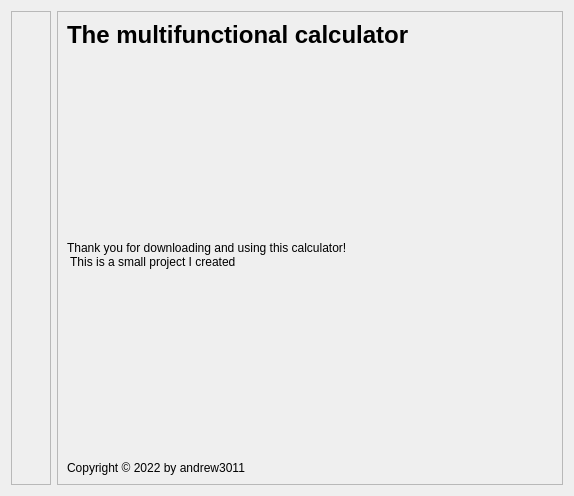
<?xml version="1.0" encoding="UTF-8"?>
<ui version="4.0">
 <class>Dialog</class>
 <widget class="QDialog" name="Dialog">
  <property name="geometry">
   <rect>
    <x>0</x>
    <y>0</y>
    <width>574</width>
    <height>496</height>
   </rect>
  </property>
  <property name="windowTitle">
   <string>About this project</string>
  </property>
  <property name="styleSheet">
   <string notr="true"/>
  </property>
  <layout class="QHBoxLayout" name="horizontalLayout">
   <item>
    <widget class="QFrame" name="frame_2">
     <property name="sizePolicy">
      <sizepolicy hsizetype="Fixed" vsizetype="Preferred">
       <horstretch>0</horstretch>
       <verstretch>0</verstretch>
      </sizepolicy>
     </property>
     <property name="frameShape">
      <enum>QFrame::StyledPanel</enum>
     </property>
     <property name="frameShadow">
      <enum>QFrame::Raised</enum>
     </property>
     <layout class="QVBoxLayout" name="verticalLayout_2">
      <item>
       <widget class="QLabel" name="label">
        <property name="sizePolicy">
         <sizepolicy hsizetype="Fixed" vsizetype="Fixed">
          <horstretch>0</horstretch>
          <verstretch>0</verstretch>
         </sizepolicy>
        </property>
        <property name="maximumSize">
         <size>
          <width>64</width>
          <height>64</height>
         </size>
        </property>
        <property name="text">
         <string/>
        </property>
        <property name="pixmap">
         <pixmap>logo.png</pixmap>
        </property>
        <property name="scaledContents">
         <bool>true</bool>
        </property>
        <property name="alignment">
         <set>Qt::AlignLeading|Qt::AlignLeft|Qt::AlignVCenter</set>
        </property>
       </widget>
      </item>
      <item>
       <spacer name="verticalSpacer">
        <property name="orientation">
         <enum>Qt::Vertical</enum>
        </property>
        <property name="sizeHint" stdset="0">
         <size>
          <width>20</width>
          <height>40</height>
         </size>
        </property>
       </spacer>
      </item>
     </layout>
    </widget>
   </item>
   <item>
    <widget class="QFrame" name="frame">
     <property name="frameShape">
      <enum>QFrame::StyledPanel</enum>
     </property>
     <property name="frameShadow">
      <enum>QFrame::Raised</enum>
     </property>
     <layout class="QVBoxLayout" name="verticalLayout">
      <item>
       <widget class="QLabel" name="label_2">
        <property name="sizePolicy">
         <sizepolicy hsizetype="Preferred" vsizetype="Fixed">
          <horstretch>0</horstretch>
          <verstretch>0</verstretch>
         </sizepolicy>
        </property>
        <property name="font">
         <font>
          <pointsize>18</pointsize>
          <bold>true</bold>
         </font>
        </property>
        <property name="text">
         <string>The multifunctional calculator</string>
        </property>
       </widget>
      </item>
      <item>
       <widget class="QLabel" name="label_3">
        <property name="text">
         <string>Thank you for downloading and using this calculator! 
 This is a small project I created </string>
        </property>
        <property name="wordWrap">
         <bool>true</bool>
        </property>
       </widget>
      </item>
      <item>
       <widget class="QLabel" name="label_4">
        <property name="sizePolicy">
         <sizepolicy hsizetype="Preferred" vsizetype="Fixed">
          <horstretch>0</horstretch>
          <verstretch>0</verstretch>
         </sizepolicy>
        </property>
        <property name="text">
         <string>Copyright ©️ 2022 by andrew3011</string>
        </property>
       </widget>
      </item>
     </layout>
    </widget>
   </item>
  </layout>
 </widget>
 <resources/>
 <connections/>
</ui>
